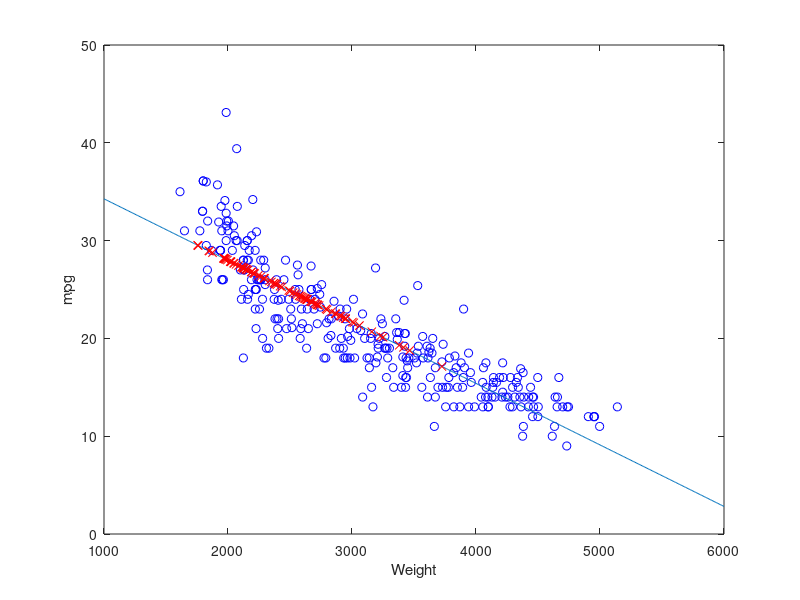
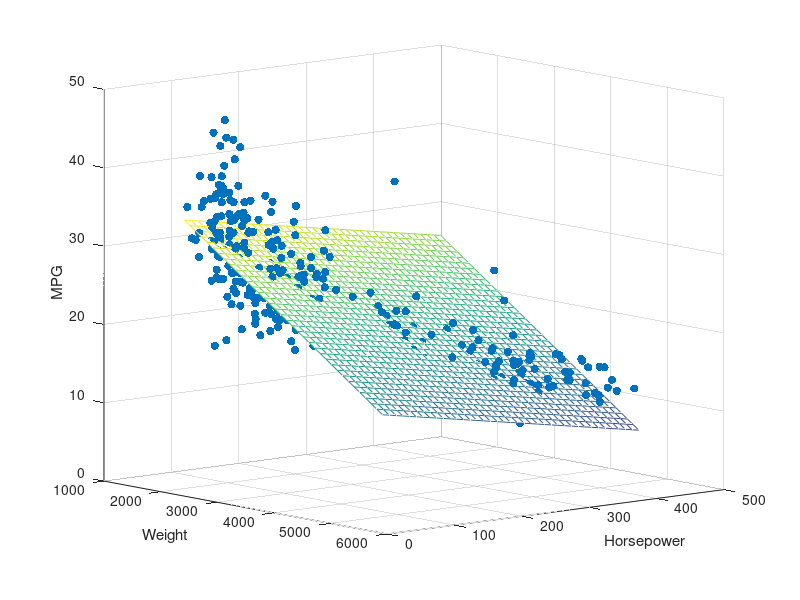
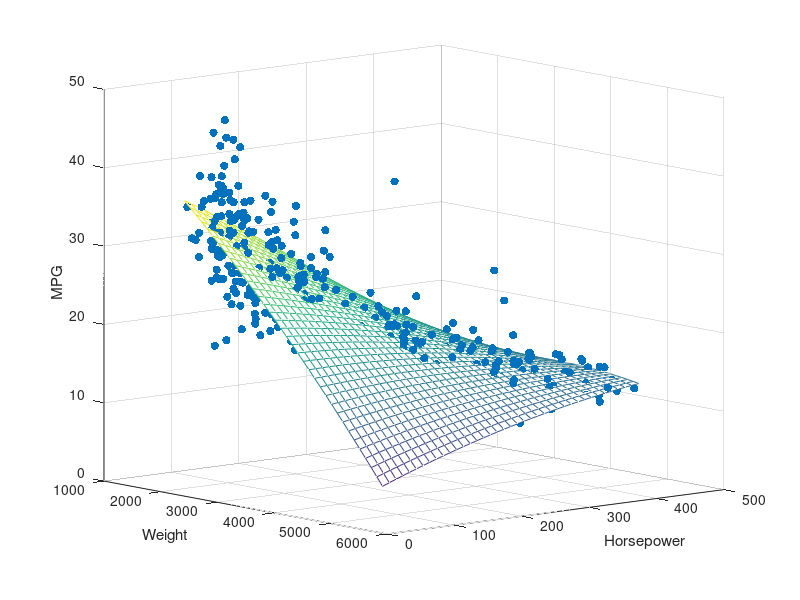

These figures' MATLAB source, in order:
%car resale
load car_data;

%car mpg
trn=300;
tst=size(data,1)-trn;
trn_dta=[ones(trn,1) data(1:trn,4)];
trn_val=mpg(1:trn,:);
tst_dta=[ones(tst,1) data(trn+1:size(data),4)];
tst_val=mpg(trn+1:size(data),:);
b = regress (trn_val, trn_dta);
trn_pred= b'*trn_dta';
tst_pred= b'*tst_dta';
%plot training data
plot(trn_dta(:,2),trn_val,'bo');
xlabel('Weight')
ylabel('mpg')
hold on
pause
%plot the linear regression line
x_grid = (1000:10:6000)';
x_grid_pred = b'* [ones(size(x_grid)) x_grid]';
plot(x_grid,x_grid_pred);
hold on
pause
plot(tst_dta(:,2),tst_pred,'rx');

% 
% %two dimensional case
 x1=data(:,4); %weight
 x2=data(:,2); %horsepower
 y=mpg;

%two dimensional case
figure;
X=[ones(size(x1)) x1 x2];
%b = regress(y,X) % Removes NaN data
b=(X'*X)^(-1)*X'*y
scatter3(x1,x2,y,'filled')
hold on
x1fit = min(x1):100:max(x1);
x2fit = min(x2):10:max(x2);
[X1FIT,X2FIT] = meshgrid(x1fit,x2fit);
YFIT = b(1) + b(2)*X1FIT + b(3)*X2FIT;
mesh(X1FIT,X2FIT,YFIT)
xlabel('Weight')
ylabel('Horsepower')
zlabel('MPG')
view(50,10)

%polynomial fitting
figure;
load car_data;
X = [ones(size(x1)) x1 x2 x1.*x2 x1.*x1 x2.*x2];
b = regress(y,X)
%b=(X'*X)^(-1)*X'*y
scatter3(x1,x2,y,'filled')
hold on
x1fit = min(x1):100:max(x1);
x2fit = min(x2):10:max(x2);
[X1FIT,X2FIT] = meshgrid(x1fit,x2fit);
YFIT = b(1) + b(2)*X1FIT + b(3)*X2FIT + b(4)*X1FIT.*X2FIT + b(5)*X1FIT.*X1FIT + b(6)*X2FIT.*X2FIT;
mesh(X1FIT,X2FIT,YFIT)
xlabel('Weight')
ylabel('Horsepower')
zlabel('MPG')
view(50,10)


